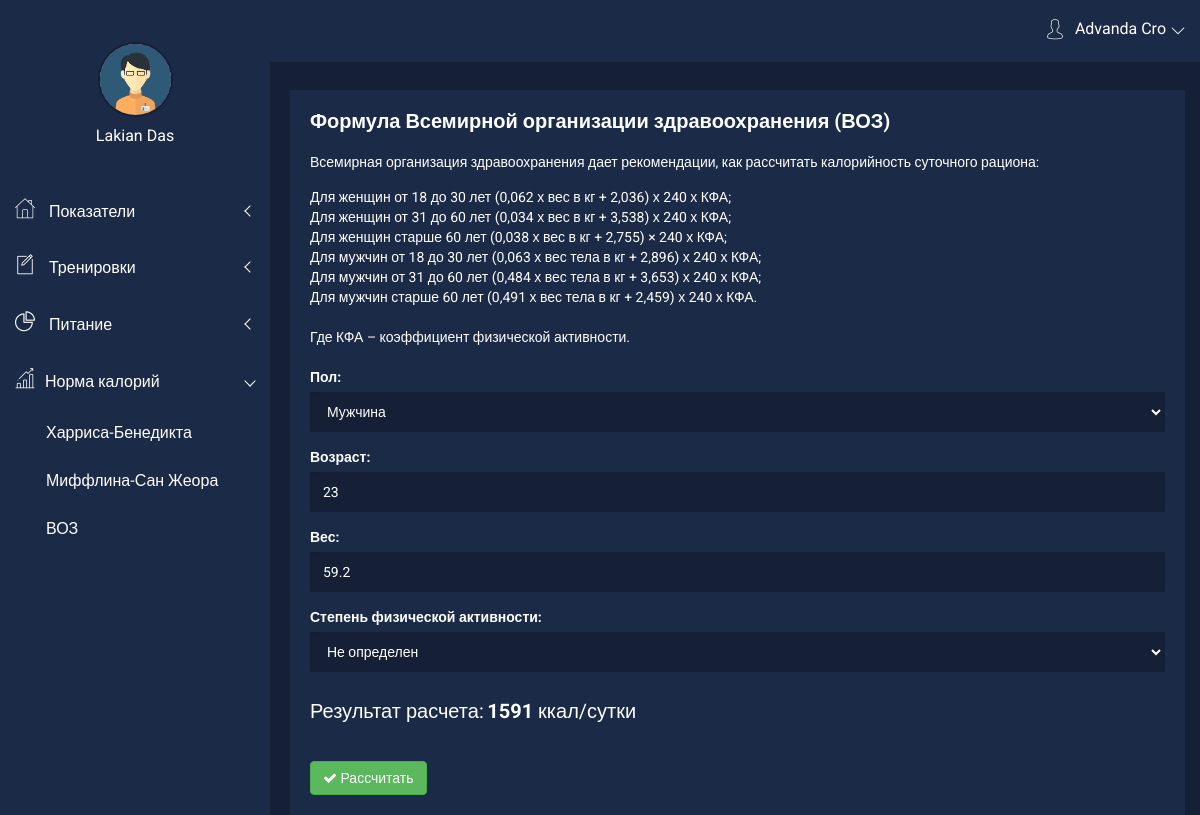
/calculate/calculate_voz (signed in), run on the app's committed database.
### core/models/extendent.py (models this page shows, shortened)
class UserExtSettings(models.Model):
    MAN = 'man'
    WOMAN = 'woman'
    CHOICES = (
        (MAN, 'Мужчина'),
        (WOMAN, 'Женщина'),
    )
    user = models.ForeignKey(User, on_delete=models.CASCADE)
    gender = models.CharField(max_length=5, choices=CHOICES, default='MAN', null=True)
    age = models.IntegerField(verbose_name="Возраст", blank=True, default=1,
                              validators=[
                                  MaxValueValidator(120),
                                  MinValueValidator(1)
                              ])
    height = models.FloatField(max_length=300, verbose_name="Рост", blank=True, null=True,
                               validators=[
                                   MaxValueValidator(300),
                                   MinValueValidator(1)
                               ])
    weight = models.FloatField(max_length=200, verbose_name="Вес", blank=True, null=True,
                               validators=[
                                   MaxValueValidator(200),
                                   MinValueValidator(1)
                               ])
    neck = models.FloatField(max_length=100, verbose_name="Шея", null=True)
    shoulders = models.FloatField(max_length=200, verbose_name="Плечи", null=True)
    chest_relax = models.FloatField(max_length=200, verbose_name="Грудь расслабленная", null=True)
    chest_tense = models.FloatField(max_length=200, verbose_name="Грудь напряженная", null=True)
    left_biceps_relax = models.FloatField(max_length=100, verbose_name="Левый бицепс расслабленный", null=True)
    right_biceps_relax = models.FloatField(max_length=100, verbose_name="Правый бицепс расслабленный", null=True)
    left_biceps_tense = models.FloatField(max_length=100, verbose_name="Левый бицепс напряженный", null=True)
    right_biceps_tense = models.FloatField(max_length=100, verbose_name="Правый бицепс напряженный", null=True)
    left_forearm = models.FloatField(max_length=100, verbose_name="Левое предплечье", null=True)
    right_forearm = models.FloatField(max_length=100, verbose_name="Правое предплечье", null=True)
    pelvis = models.FloatField(max_length=200, verbose_name="Таз", null=True)
    waist = models.FloatField(max_length=200, verbose_name="Талия", null=True)
    left_thigh = models.FloatField(max_length=100, verbose_name="Бедро левое", null=True)
    right_thigh = models.FloatField(max_length=100, verbose_name="Бедро правое", null=True)
    left_shin = models.FloatField(max_length=100, verbose_name="Голень левая", null=True)
    right_shin = models.FloatField(max_length=100, verbose_name="Голень правая", null=True)
    body_mass_index = models.FloatField(max_length=100, verbose_name="Индекс массы тела", null=True)
    date_created = models.DateTimeField(auto_now_add=True, verbose_name="Дата создания", null=True)
    date_updated = models.DateTimeField(auto_now=True, verbose_name="Дата обновления", null=True)
    class Meta:
        ordering = ['user']
        verbose_name = 'Дополнительная настройка'
        verbose_name_plural = 'Дополнительные настройки'

### calculate/views.py (the view)
# urls.py: path('calculate_voz', views.calculate_voz, name='calculate_voz'),
def calculate_voz(request):
    userExt = UserExtSettings.objects.filter(user_id=request.session['user']).order_by('-date_created').first()
    formHarrison = CalcCaloriesForm(request.POST or None, instance=userExt)
    if request.method == 'POST' and formHarrison.is_valid():
        result = Calories.cacl_voz(age=formHarrison.cleaned_data['age'],
                                   weight=formHarrison.cleaned_data['weight'],
                                   gender=formHarrison.cleaned_data['gender'])
        if formHarrison.cleaned_data['physic_active']:
            result = result * float(request.POST['physic_active'])
    else:
        result = 0
        if userExt:
            result = Calories.cacl_voz(age=formHarrison.instance.age,
                                       weight=formHarrison.instance.weight,
                                       gender=formHarrison.instance.gender)
    return render(request, 'calculate/calculate_voz.html',
                  {"formHarrison": formHarrison, 'resultHarrison': math.ceil(result)})

### core/math/Calories.py (called while the page is built, shortened)
    @staticmethod
    def cacl_voz(age, weight, gender):
        result = 0
        if gender == 'man':
            if age <= 30:
                result = (0.063 * float(weight) + 2.896) * 240
            elif 31 <= age <= 60:
                result = (0.484 * float(weight) + 3.653) * 240
            elif age > 60:
                result = (0.491 * float(weight) + 2.459) * 240
        return result

### templates/calculate/calculate_voz.html (shortened to what this page needs)
{% extends 'base/dashboard.html' %}
{% load static %}
{% block content %}
    <link rel="stylesheet" href="{% static 'dashboard/css/alerts.css' %}">
    <div class="section-admin container-fluid" style="margin-left: 10px;">
        <div class="row">
            <div class="col-lg-12 col-md-12 col-sm-12 col-xs-12">
                <div class="sparkline9-list mg-t-30">
                    <div class="sparkline9-hd">
                        <div class="main-sparkline9-hd">
                            <h1>Формула Всемирной организации здравоохранения (ВОЗ)</h1>
                        </div>
                    </div>
                    <div style="color: white; margin:20px 0;">
                        <p>Всемирная организация здравоохранения дает рекомендации, как рассчитать калорийность суточного рациона:</p>
                        <ul>
                            <li>Для женщин от 18 до 30 лет (0,062 х вес в кг + 2,036) х 240 х КФА;</li>
                            <li>Для женщин от 31 до 60 лет (0,034 х вес в кг + 3,538) х 240 х КФА;</li>
                            <li>Для женщин старше 60 лет (0,038 х вес в кг + 2,755) × 240 х КФА;</li>
                            <li>Для мужчин от 18 до 30 лет (0,063 х вес тела в кг + 2,896) х 240 х КФА;</li>
                            <li>Для мужчин от 31 до 60 лет (0,484 х вес тела в кг + 3,653) х 240 х КФА;</li>
                            <li>Для мужчин старше 60 лет (0,491 х вес тела в кг + 2,459) х 240 х КФА.</li>
                        </ul>
                        <br>
                        <p>Где КФА – коэффициент физической активности.</p>
                    </div>
                    <form class="sparkline9-graph" method="post" action="" id="formMain">
                        <div id="pwd-container4">
                            <div class="form-group">
                                {{ formHarrison.gender.label_tag }}
                                {{ formHarrison.gender }}
                            </div>
                            <div class="form-group">
                                {{ formHarrison.age.label_tag }}
                                {{ formHarrison.age }}
                            </div>
                            <div class="form-group">
                                {{ formHarrison.weight.label_tag }}
                                {{ formHarrison.weight }}
                            </div>
                            <div class="form-group">
                                {{ formHarrison.physic_active.label_tag }}
                                {{ formHarrison.physic_active }}
                            </div>
                            <div class="form-group" style="color:white; margin-top: 25px;">
                                <span class="font-bold pwstrength_viewport_verdict4" style="font-size: 20px;">Результат расчета:</span>
                                <span class="pwstrength_viewport_progress4"
                                      style="font-size: 20px;"><b>{{ resultHarrison }}</b> ккал/сутки</span>
                            </div>
                        </div>
                        <button type="submit" class="btn btn-custon-four btn-success" style="margin-top: 20px;">
                            <i class="fa fa-check adminpro-checked-pro" aria-hidden="true"></i> Рассчитать
                        </button>
                    </form>
                </div>
            </div>
        </div>
    </div>
{% endblock %}

### static/dashboard/css/main.css (style rules this page uses)
html { color: #222; font-size: 1em; line-height: 1.4; }

### templates/calculate/calculate_voz.html (style rules this page uses)
h1, label { color: white !important; }

### data on the page
UserExtSettings: gender "Мужчина", age "23", weight "59.2"

### other printed values
{{ resultHarrison }} "1591"
